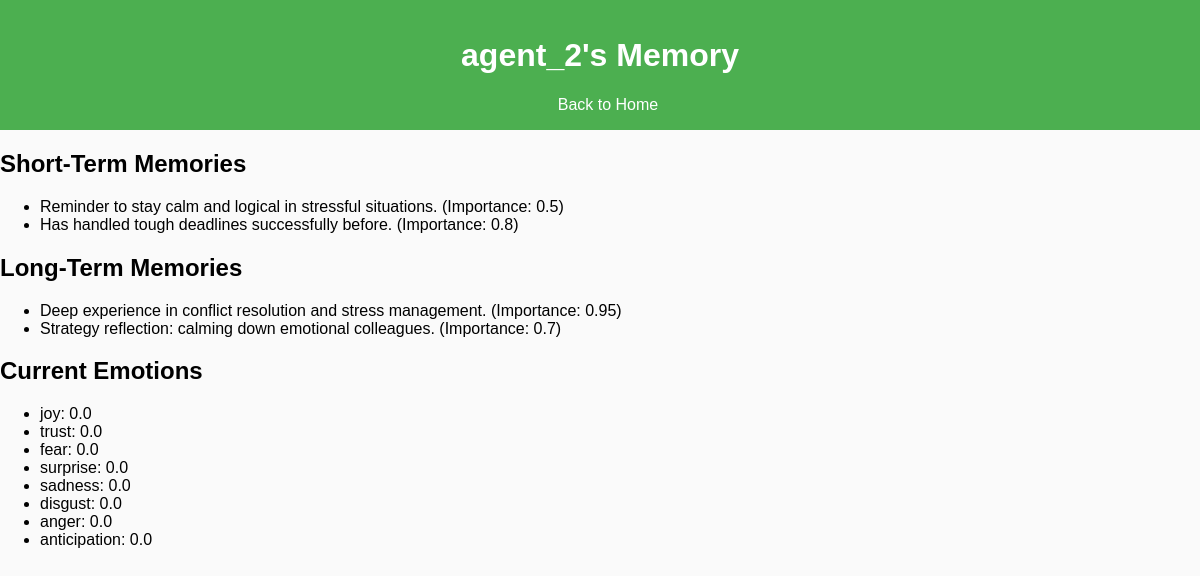
The app's page /memory_view/agent_2 with its own data.
### tables this page shows
CREATE TABLE short_term_memory (
            id INTEGER PRIMARY KEY AUTOINCREMENT,
            agent_name TEXT NOT NULL,
            content TEXT NOT NULL,
            importance REAL NOT NULL,
            timestamp DATETIME DEFAULT CURRENT_TIMESTAMP
        );

CREATE TABLE long_term_memory (
            id INTEGER PRIMARY KEY AUTOINCREMENT,
            agent_name TEXT NOT NULL,
            content TEXT NOT NULL,
            importance REAL NOT NULL,
            last_accessed DATETIME DEFAULT CURRENT_TIMESTAMP,
            reflection_type TEXT,
            reference_count INTEGER DEFAULT 0
        );

### agent_interaction/app2.py (the view)
@app.route('/memory_view/<agent_name>', methods=['GET'])
def memory_view(agent_name):
    try:
        conn = sqlite3.connect(DATABASE_PATH)
        cursor = conn.cursor()
        cursor.execute("""
            SELECT content, importance FROM short_term_memory
            WHERE agent_name = ?
            ORDER BY timestamp DESC
        """, (agent_name,))
        short_term_memories = cursor.fetchall()
        cursor.execute("""
            SELECT content, importance FROM long_term_memory
            WHERE agent_name = ?
            ORDER BY importance DESC
        """, (agent_name,))
        long_term_memories = cursor.fetchall()
        conn.close()
        emotions = retrieve_current_emotions(DATABASE_PATH, agent_name)
        return render_template(
            'memory_view.html',
            agent_name=agent_name,
            short_term_memories=short_term_memories,
            long_term_memories=long_term_memories,
            emotions=emotions
        )
    except Exception as e:
        return jsonify({"error": str(e)}), 500

### agent_interaction/utils/emotion_methods.py (called while the page is built)
@contextmanager
def db_connection(database_path):
    conn = sqlite3.connect(database_path, check_same_thread=False)
    try:
        yield conn
    finally:
        conn.close()

def empty_emotion_vector():
    return {
        'joy': 0.0,
        'trust': 0.0,
        'fear': 0.0,
        'surprise': 0.0,
        'sadness': 0.0,
        'disgust': 0.0,
        'anger': 0.0,
        'anticipation': 0.0
    }

def retrieve_current_emotions(database_path, agent_name, recent_n=10):
    with db_connection(database_path) as conn:
        cursor = conn.cursor()
        cursor.execute("""
            SELECT joy, trust, fear, surprise, sadness, disgust, anger, anticipation
            FROM emotion_states
            WHERE agent_name = ?
            ORDER BY timestamp DESC
            LIMIT ?
        """, (agent_name, recent_n))
        rows = cursor.fetchall()
    if not rows:
        return empty_emotion_vector()
    avg_emotions = empty_emotion_vector()
    for row in rows:
        for i, emotion in enumerate(avg_emotions.keys()):
            avg_emotions[emotion] += row[i]
    for emotion in avg_emotions:
        avg_emotions[emotion] /= len(rows)
    return avg_emotions

### agent_interaction/templates/memory_view.html (shortened to what this page needs)
<!DOCTYPE html>
<html lang="en">
<head>
    <link rel="stylesheet" href="/static/styles.css">
</head>
<body>
    <header>
        <h1>{{ agent_name }}'s Memory</h1>
        <a href="/">Back to Home</a>
    </header>
    <section>
        <h2>Short-Term Memories</h2>
        <ul>
            {% for memory, importance in short_term_memories %}
                <li>{{ memory }} (Importance: {{ importance }})</li>
            {% endfor %}
        </ul>
        <h2>Long-Term Memories</h2>
        <ul>
            {% for memory, importance in long_term_memories %}
                <li>{{ memory }} (Importance: {{ importance }})</li>
            {% endfor %}
        </ul>
        <h2>Current Emotions</h2>
        <ul>
            {% for emotion, value in emotions.items() %}
                <li>{{ emotion }}: {{ value }}</li>
            {% endfor %}
        </ul>
    </section>
</body>
</html>

### agent_interaction/static/styles.css (style rules this page uses)
body { font-family: Arial, sans-serif; margin: 0; padding: 0; background-color: #fafafa; }
header { background-color: #4CAF50; color: white; padding: 1em; text-align: center; }
header a { color: white; text-decoration: none; margin-left: 1em; }

### records on screen
short_term_memory: content "Reminder to stay calm and logical in stressful situations.", importance "0.5"
short_term_memory: content "Has handled tough deadlines successfully before.", importance "0.8"
long_term_memory: content "Deep experience in conflict resolution and stress management.", importance "0.95"
long_term_memory: content "Strategy reflection: calming down emotional colleagues.", importance "0.7"

### other values on screen
{{ agent_name }} "agent_2"
{{ emotion }} "joy" "trust" "fear" "surprise" "sadness" "disgust" "anger" "anticipation"
{{ value }} "0.0" "0.0" "0.0" "0.0" "0.0" "0.0" "0.0" "0.0"
